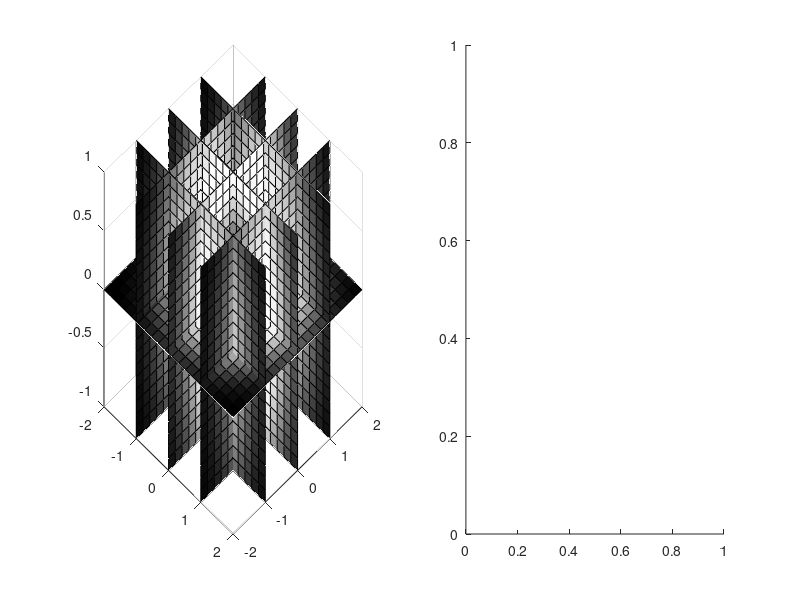

Here is the MATLAB script that generated this plot: (Note: this script raises an error after producing the figure.)
f = inline('sin((x.^2+y.^2+z.^2)/20).*exp(-(x.^2+y.^2+z.^2))',...
	   'x','y','z');
x= linspace(-2, 2, 20); z= linspace(-1, 1, 20);
[xx, yy, zz]= meshgrid(x, x, z);
v = f(xx,yy,zz);
subplot(1,2,1)
slice(xx,yy, zz, v,-1:1:1, -1:1:1, 0); colormap(gray);view(45,37.5)
subplot(1,2,2)
contourslice(xx,yy, zz, v,-1:1:1, -1:1:1, 0); colormap(gray);view(45,37.5)
